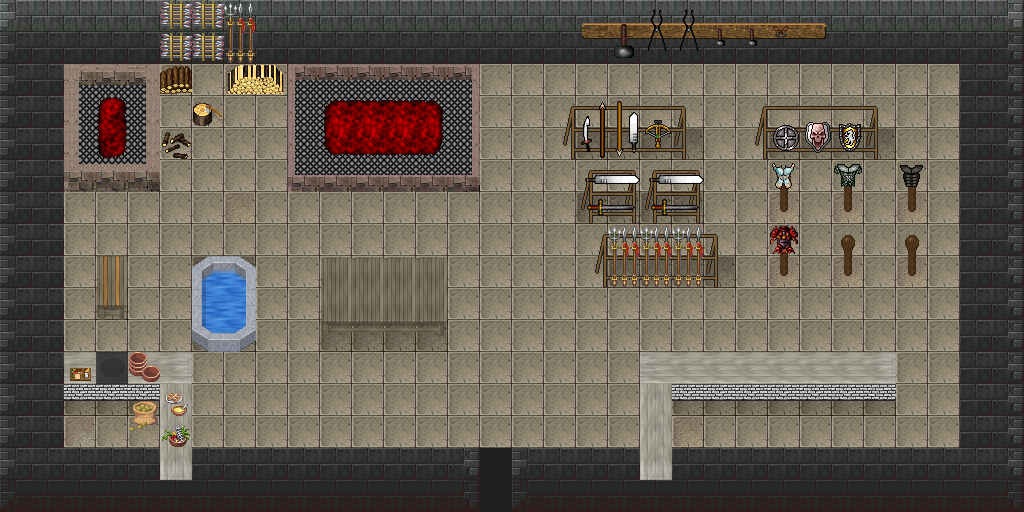

Rendered tile map (Tiled .tmx) drawn with the repository's tilesets; below, a short description and the map source with its tile grids summarised:
An orthogonal 32x16 tile map with 32x32 px tiles, 6 tile layers (0_floor, 1_terrain, 2_object, 3_roof, ...), 2 hidden layers not drawn, 24 tilesets.

<map version="1.2" tiledversion="1.2.2" orientation="orthogonal" renderorder="right-down" width="32" height="16" tilewidth="32" tileheight="32" infinite="0" nextlayerid="9" nextobjectid="1">
 <tileset firstgid="1" name="carpets" tilewidth="32" tileheight="32" tilecount="8" columns="4">
  <image source="../../tileset/furniture/carpet/carpets.png" width="128" height="64" />
 </tileset>
 <tileset firstgid="9" name="fireplace" tilewidth="32" tileheight="32" tilecount="9" columns="3">
  <image source="../../tileset/building/decoration/fireplace.png" width="97" height="96" />
 </tileset>
 <tileset firstgid="18" name="fire_small" tilewidth="32" tileheight="32" tilecount="6" columns="3">
  <image source="../../tileset/ground/fire/fire_small.png" width="96" height="64" />
 </tileset>
 <tileset firstgid="24" name="grey_long" tilewidth="32" tileheight="32" tilecount="4" columns="2">
  <image source="../../tileset/furniture/table/grey_long.png" width="64" height="64" />
 </tileset>
 <tileset firstgid="28" name="pool" tilewidth="32" tileheight="32" tilecount="9" columns="3">
  <image source="../../tileset/building/decoration/pool.png" width="96" height="96" />
 </tileset>
 <tileset firstgid="37" name="fireplace_2" tilewidth="32" tileheight="32" tilecount="9" columns="3">
  <image source="../../tileset/building/decoration/fireplace_2.png" width="96" height="96" />
 </tileset>
 <tileset firstgid="46" name="fire" tilewidth="32" tileheight="32" tilecount="27" columns="3">
  <image source="../../tileset/ground/fire/fire.png" width="96" height="288" />
 </tileset>
 <tileset firstgid="73" name="grey_plain" tilewidth="32" tileheight="32" tilecount="9" columns="3">
  <image source="../../tileset/furniture/table/grey_plain.png" width="96" height="96" />
 </tileset>
 <tileset firstgid="82" name="toolset" tilewidth="32" tileheight="32" tilecount="18" columns="9">
  <image source="../../tileset/building/decoration/toolset.png" width="288" height="64" />
 </tileset>
 <tileset firstgid="100" name="weapons_rack" tilewidth="32" tileheight="32" tilecount="18" columns="9">
  <image source="../../tileset/item/armor/weapons_rack.png" width="288" height="64" />
 </tileset>
 <tileset firstgid="118" name="sword_rack" tilewidth="32" tileheight="32" tilecount="4" columns="2">
  <image source="../../tileset/item/armor/sword_rack.png" width="64" height="64" />
 </tileset>
 <tileset firstgid="122" name="table/grey_pale" tilewidth="32" tileheight="32" tilecount="8" columns="2">
  <image source="../../tileset/furniture/table/grey_pale.png" trans="ff00ff" width="64" height="128" />
 </tileset>
 <tileset firstgid="130" name="brick_base" tilewidth="32" tileheight="32" tilecount="3" columns="3">
  <image source="../../tileset/furniture/table/brick_base.png" trans="ff00ff" width="96" height="32" />
 </tileset>
 <tileset firstgid="133" name="stick" tilewidth="32" tileheight="32" tilecount="2" columns="1">
  <image source="../../tileset/furniture/other/stick.png" width="32" height="64" />
 </tileset>
 <tileset firstgid="135" name="table_with_hob_pale" tilewidth="32" tileheight="32" tilecount="3" columns="3">
  <image source="../../tileset/furniture/table/table_with_hob_pale.png" trans="ff00ff" width="96" height="32" />
 </tileset>
 <tileset firstgid="138" name="armor" tilewidth="32" tileheight="32" tilecount="4" columns="4">
  <image source="../../tileset/item/armor/armor.png" width="128" height="32" />
 </tileset>
 <tileset firstgid="142" name="collision" tilewidth="32" tileheight="32" tilecount="1" columns="1">
  <image source="../../tileset/logic/collision.png" width="32" height="32" />
 </tileset>
 <tileset firstgid="143" name="protection" tilewidth="32" tileheight="32" tilecount="2" columns="2">
  <image source="../../tileset/logic/protection.png" width="64" height="32" />
 </tileset>
 <tileset firstgid="145" name="mury" tilewidth="32" tileheight="32" tilecount="26" columns="13">
  <image source="../../tileset/pol/domki/wiezienie_sciany.png" width="416" height="64" />
 </tileset>
 <tileset firstgid="171" name="kafle" tilewidth="32" tileheight="32" tilecount="80" columns="16">
  <image source="../../tileset/pol/domki/podloga/kafelki_rozne.png" width="512" height="160" />
 </tileset>
 <tileset firstgid="251" name="pieniek_drewno" tilewidth="32" tileheight="32" tilecount="12" columns="3">
  <image source="../../tileset/item/firewood.png" width="96" height="128" />
 </tileset>
 <tileset firstgid="263" name="strzaly" tilewidth="32" tileheight="32" tilecount="24" columns="6">
  <image source="../../tileset/pol/wyposazenie/miecze.png" width="192" height="128" />
 </tileset>
 <tileset firstgid="287" name="ziemniaki" tilewidth="32" tileheight="32" tilecount="2" columns="1">
  <image source="../../tileset/pol/wyposazenie/jedzenie/ziemniaki.png" width="32" height="64" />
 </tileset>
 <tileset firstgid="289" name="jedzenie" tilewidth="32" tileheight="32" tilecount="24" columns="8">
  <image source="../../tileset/pol/wyposazenie/jedzenie/jedzenie.png" width="256" height="96" />
 </tileset>
 <layer id="1" name="0_floor" width="32" height="16">
  <data>[512 cells, 512 non-empty, 14 distinct tile ids]</data>
 </layer>
 <layer id="2" name="1_terrain" width="32" height="16">
  <data>[512 cells, 72 non-empty, 50 distinct tile ids]</data>
 </layer>
 <layer id="3" name="2_object" width="32" height="16">
  <data>[512 cells, 81 non-empty, 44 distinct tile ids]</data>
 </layer>
 <layer id="4" name="3_roof" width="32" height="16">
  <data>[512 cells, 25 non-empty, 12 distinct tile ids]</data>
 </layer>
 <layer id="5" name="4_roof_add" width="32" height="16">
  <data>[512 cells, 8 non-empty, 5 distinct tile ids]</data>
 </layer>
 <layer id="6" name="objects" width="32" height="16">
  <data>[512 cells, 0 non-empty, 0 distinct tile ids]</data>
 </layer>
 <layer id="7" name="collision" width="32" height="16" visible="0">
  <data>[512 cells, 273 non-empty, 1 distinct tile ids]</data>
 </layer>
 <layer id="8" name="protection" width="32" height="16" visible="0">
  <data>[512 cells, 512 non-empty, 1 distinct tile ids]</data>
 </layer>
</map>
